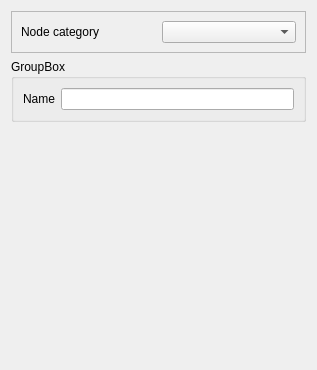
<?xml version="1.0" encoding="UTF-8"?>
<ui version="4.0">
 <class>Form_base3</class>
 <widget class="QWidget" name="Form_base3">
  <property name="geometry">
   <rect>
    <x>0</x>
    <y>0</y>
    <width>317</width>
    <height>370</height>
   </rect>
  </property>
  <property name="windowTitle">
   <string>Form</string>
  </property>
  <layout class="QVBoxLayout" name="verticalLayout">
   <item>
    <widget class="QFrame" name="frame_2">
     <property name="frameShape">
      <enum>QFrame::StyledPanel</enum>
     </property>
     <property name="frameShadow">
      <enum>QFrame::Raised</enum>
     </property>
     <layout class="QGridLayout" name="gridLayout_2">
      <item row="0" column="0">
       <widget class="QLabel" name="label_2">
        <property name="text">
         <string>Node category</string>
        </property>
       </widget>
      </item>
      <item row="0" column="1">
       <widget class="QComboBox" name="comboBox_nodecategory"/>
      </item>
     </layout>
    </widget>
   </item>
   <item>
    <widget class="QGroupBox" name="groupBox">
     <property name="title">
      <string>GroupBox</string>
     </property>
     <layout class="QGridLayout" name="gridLayout">
      <item row="0" column="0">
       <widget class="QLabel" name="label">
        <property name="text">
         <string>Name</string>
        </property>
       </widget>
      </item>
      <item row="0" column="1">
       <widget class="QLineEdit" name="lineEdit_libelle"/>
      </item>
     </layout>
    </widget>
   </item>
   <item>
    <widget class="QStackedWidget" name="stackedWidget_category">
     <property name="currentIndex">
      <number>0</number>
     </property>
     <widget class="QWidget" name="page"/>
     <widget class="QWidget" name="page_2"/>
    </widget>
   </item>
   <item>
    <spacer name="verticalSpacer">
     <property name="orientation">
      <enum>Qt::Vertical</enum>
     </property>
     <property name="sizeHint" stdset="0">
      <size>
       <width>20</width>
       <height>40</height>
      </size>
     </property>
    </spacer>
   </item>
  </layout>
 </widget>
 <resources/>
 <connections/>
</ui>
